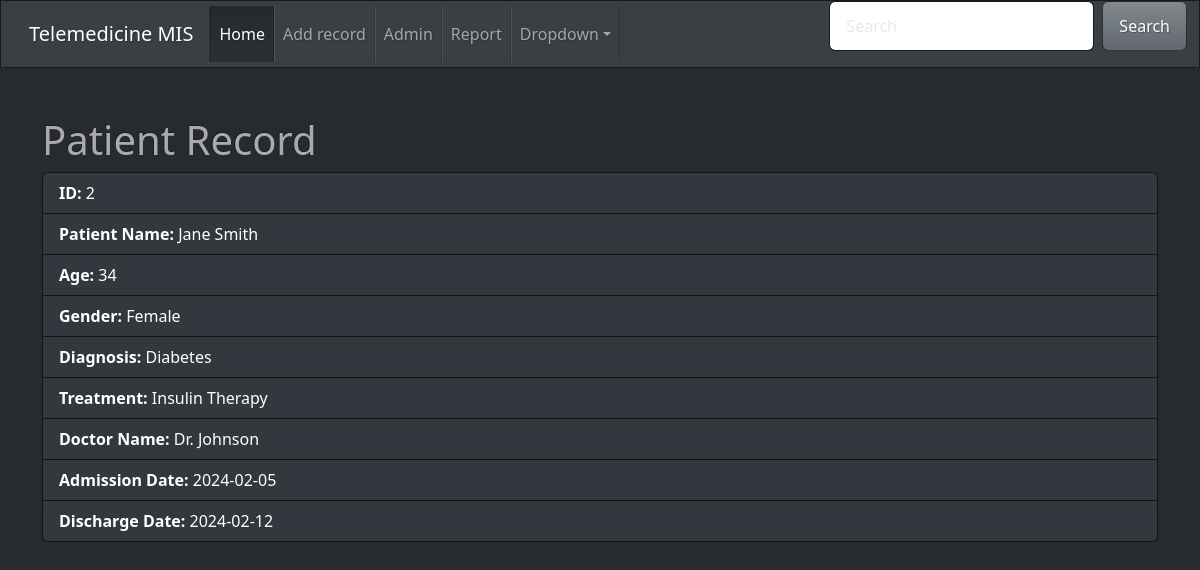
Screenshot of /view.php?id=2 with the database file from the repository.
### tables this page shows
CREATE TABLE patient_records (
    id INT AUTO_INCREMENT PRIMARY KEY,
    patient_name VARCHAR(100) NOT NULL,
    age INT NOT NULL,
    gender VARCHAR(10) NOT NULL,
    diagnosis VARCHAR(255) NOT NULL,
    treatment VARCHAR(255) NOT NULL,
    doctor_name VARCHAR(100) NOT NULL,
    admission_date DATE NOT NULL,
    discharge_date DATE
);

### view.php (the view, shortened to what this page needs)
<?php include("css.php") ?>
<?php include("nav.php") ?>
<?php include("connection.php") ?>
<?php
$conn = new mysqli($servername, $username, $password, $dbname);
$id = intval($_GET['id']);
$sql = "SELECT * FROM patient_records WHERE id = $id";
$result = $conn->query($sql);
if ($result->num_rows > 0) {
    $row = $result->fetch_assoc();
    $html = <<<HTML
    <div class="container mt-5">
        <h1>Patient Record</h1>
        <ul class="list-group">
            <li class="list-group-item"><strong>ID:</strong> {$row["id"]}</li>
            <li class="list-group-item"><strong>Patient Name:</strong> {$row["patient_name"]}</li>
            <li class="list-group-item"><strong>Age:</strong> {$row["age"]}</li>
            <li class="list-group-item"><strong>Gender:</strong> {$row["gender"]}</li>
            <li class="list-group-item"><strong>Diagnosis:</strong> {$row["diagnosis"]}</li>
            <li class="list-group-item"><strong>Treatment:</strong> {$row["treatment"]}</li>
            <li class="list-group-item"><strong>Doctor Name:</strong> {$row["doctor_name"]}</li>
            <li class="list-group-item"><strong>Admission Date:</strong> {$row["admission_date"]}</li>
            <li class="list-group-item"><strong>Discharge Date:</strong> {$row["discharge_date"]}</li>
        </ul>
    </div>
HTML;
    echo $html;
} else {
    echo "No record found";
}
?>

### rows the page displays
patient_records: id "2", patient_name "Jane Smith", age "34", gender "Female", diagnosis "Diabetes", treatment "Insulin Therapy", doctor_name "Dr. Johnson", admission_date "2024-02-05", discharge_date "2024-02-12"
